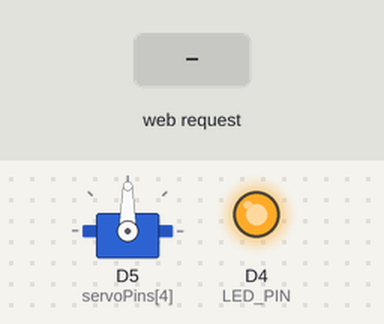
This sketch was run on a simulated ESP8266 (Wemos D1 mini). On the bench: servo, output pins drawn as LEDs (lit = HIGH). Inputs (shaded band) come from the test bench. WiFi joins after 1.5 s; servers stay silent unless stated; what the sketch prints to the serial monitor is not drawn.

Above: at 0.6 s.
At 2.7 s:
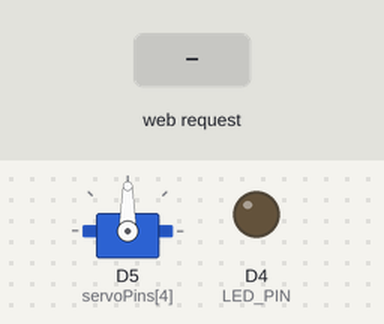
2.8 s: HTTP request GET /servo/5 received
At 3.2 s:
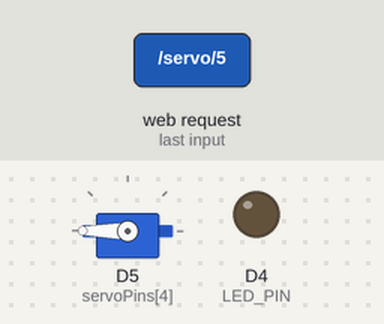
Timing chart, 0 to 5.8 s (numbered marks = the images above; inputs shaded):
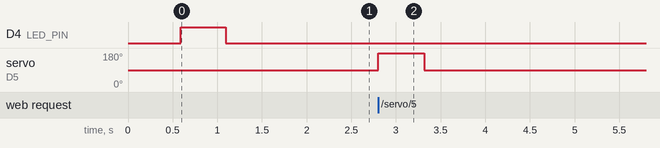

Measured:
- after the input at 2.8 s, servo on D5 (servoPins[4]): 90° → 180° at once, → 90° 0.52 s later

The sketch:

esp32_servo_controller.ino
```cpp
#include <ESP8266WiFi.h>
#include <ESP8266WebServer.h>
#include <ESP32Servo.h>

const char* ssid = "redf";
const char* password = "12345678";

Servo servo1, servo2, servo3, servo4, servo5, servo6;
const int servoPins[6] = {D1, D2, D3, D4, D5, D6};
int servoPositions[6] = {90, 90, 90, 90, 90, 90};

ESP8266WebServer server(80);
const int LED_PIN = LED_BUILTIN;  // LED onboard

void setup() {
  Serial.begin(115200);
  pinMode(LED_PIN, OUTPUT);

  servo5.setPeriodHertz(50);

  // Attach servo
  servo5.attach(servoPins[4], 500, 2400);

  for (int i = 0; i < 6; i++) moveServo(i, 90);

  // WiFi setup
  WiFi.begin(ssid, password);
  Serial.print("Connecting");
  while (WiFi.status() != WL_CONNECTED) {
    delay(500);
    Serial.print(".");
    digitalWrite(LED_PIN, !digitalRead(LED_PIN));
  }

  Serial.println("\nConnected!");
  Serial.println(WiFi.localIP());
  digitalWrite(LED_PIN, LOW);

  // Routes
  server.on("/", handleRoot);
  server.on("/servo/1", []() { handleServo(0); });
  server.on("/servo/2", []() { handleServo(1); });
  server.on("/servo/3", []() { handleServo(2); });
  server.on("/servo/4", []() { handleServo(3); });
  server.on("/servo/5", []() { handleServo(4); });
  server.on("/servo/6", []() { handleServo(5); });
  server.on("/status", handleStatus);
  server.on("/reset", handleReset);

  server.begin();
}

void loop() {
  server.handleClient();
}

void handleRoot() {
  String html = "<h1>Wemos D1 Mini - Servo Controller</h1><p>Use /servo/{1-6}?angle=90</p>";
  server.send(200, "text/html", html);
}

void handleServo(int idx) {
  if (server.hasArg("angle")) {
    int angle = server.arg("angle").toInt();
    if (angle >= 0 && angle <= 180) {
      moveServo(idx, angle);
    }
  } else {
    moveServo(idx, 180);
    delay(500);
    moveServo(idx, 90);
  }
  server.sendHeader("Access-Control-Allow-Origin", "*");
  server.send(200, "application/json", "{\"status\":\"ok\"}");
}

void handleStatus() {
  String json = "{\"servos\":[";
  for (int i = 0; i < 6; i++) {
    json += "{\"id\":" + String(i+1) + ",\"position\":" + String(servoPositions[i]) + "}";
    if (i < 5) json += ",";
  }
  json += "]}";
  server.sendHeader("Access-Control-Allow-Origin", "*");
  server.send(200, "application/json", json);
}

void handleReset() {
  for (int i = 0; i < 6; i++) moveServo(i, 90);
  server.send(200, "application/json", "{\"status\":\"reset\"}");
}

void moveServo(int idx, int angle) {
  servoPositions[idx] = angle;
  switch (idx) {
    case 0: servo1.write(angle); break;
    case 1: servo2.write(angle); break;
    case 2: servo3.write(angle); break;
    case 3: servo4.write(angle); break;
    case 4: servo5.write(angle); break;
    case 5: servo6.write(angle); break;
  }
  delay(15);
}
```
